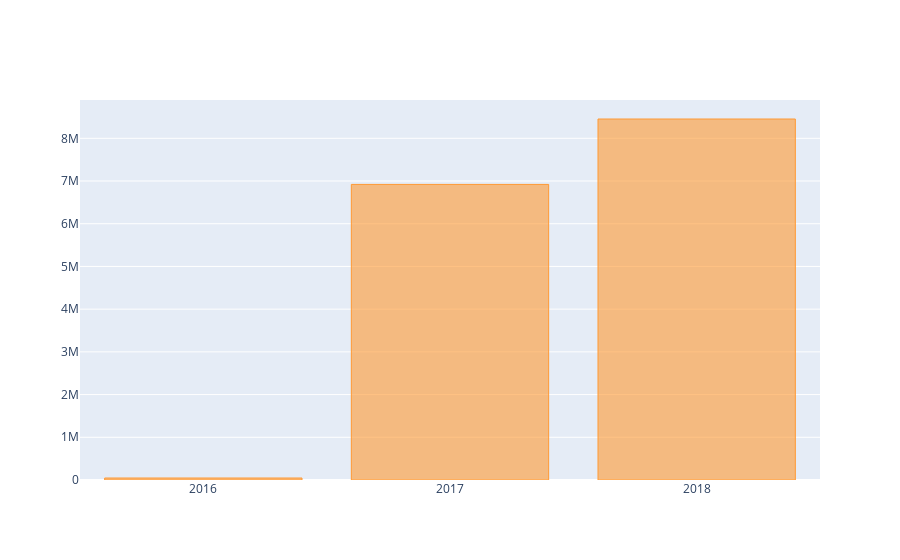

The notebook cell saved with this chart:
### Code cell
layout = {
    'xaxis':{
        'showticklabels':True,
        'tickvals':[2016,2017,2018]
    }
}
orders_payments_year.iplot(kind = 'bar', layout=layout)

### Figure 1 — Plotly figure (JSON) as saved in the notebook; plotly's stock layout.template omitted (floating-point values rounded to 4 significant figures)
{"data": [{"marker": {"color": "rgba(255, 153, 51, 0.6)", "line": {"color": "rgba(255, 153, 51, 1.0)", "width": 1}}, "name": "payment_value", "orientation": "v", "text": "", "type": "bar", "x": [2016, 2017, 2018], "y": [46590.0, 6920000.0, 8452000.0]}], "layout": {"xaxis": {"showticklabels": true, "tickvals": [2016, 2017, 2018]}}}
